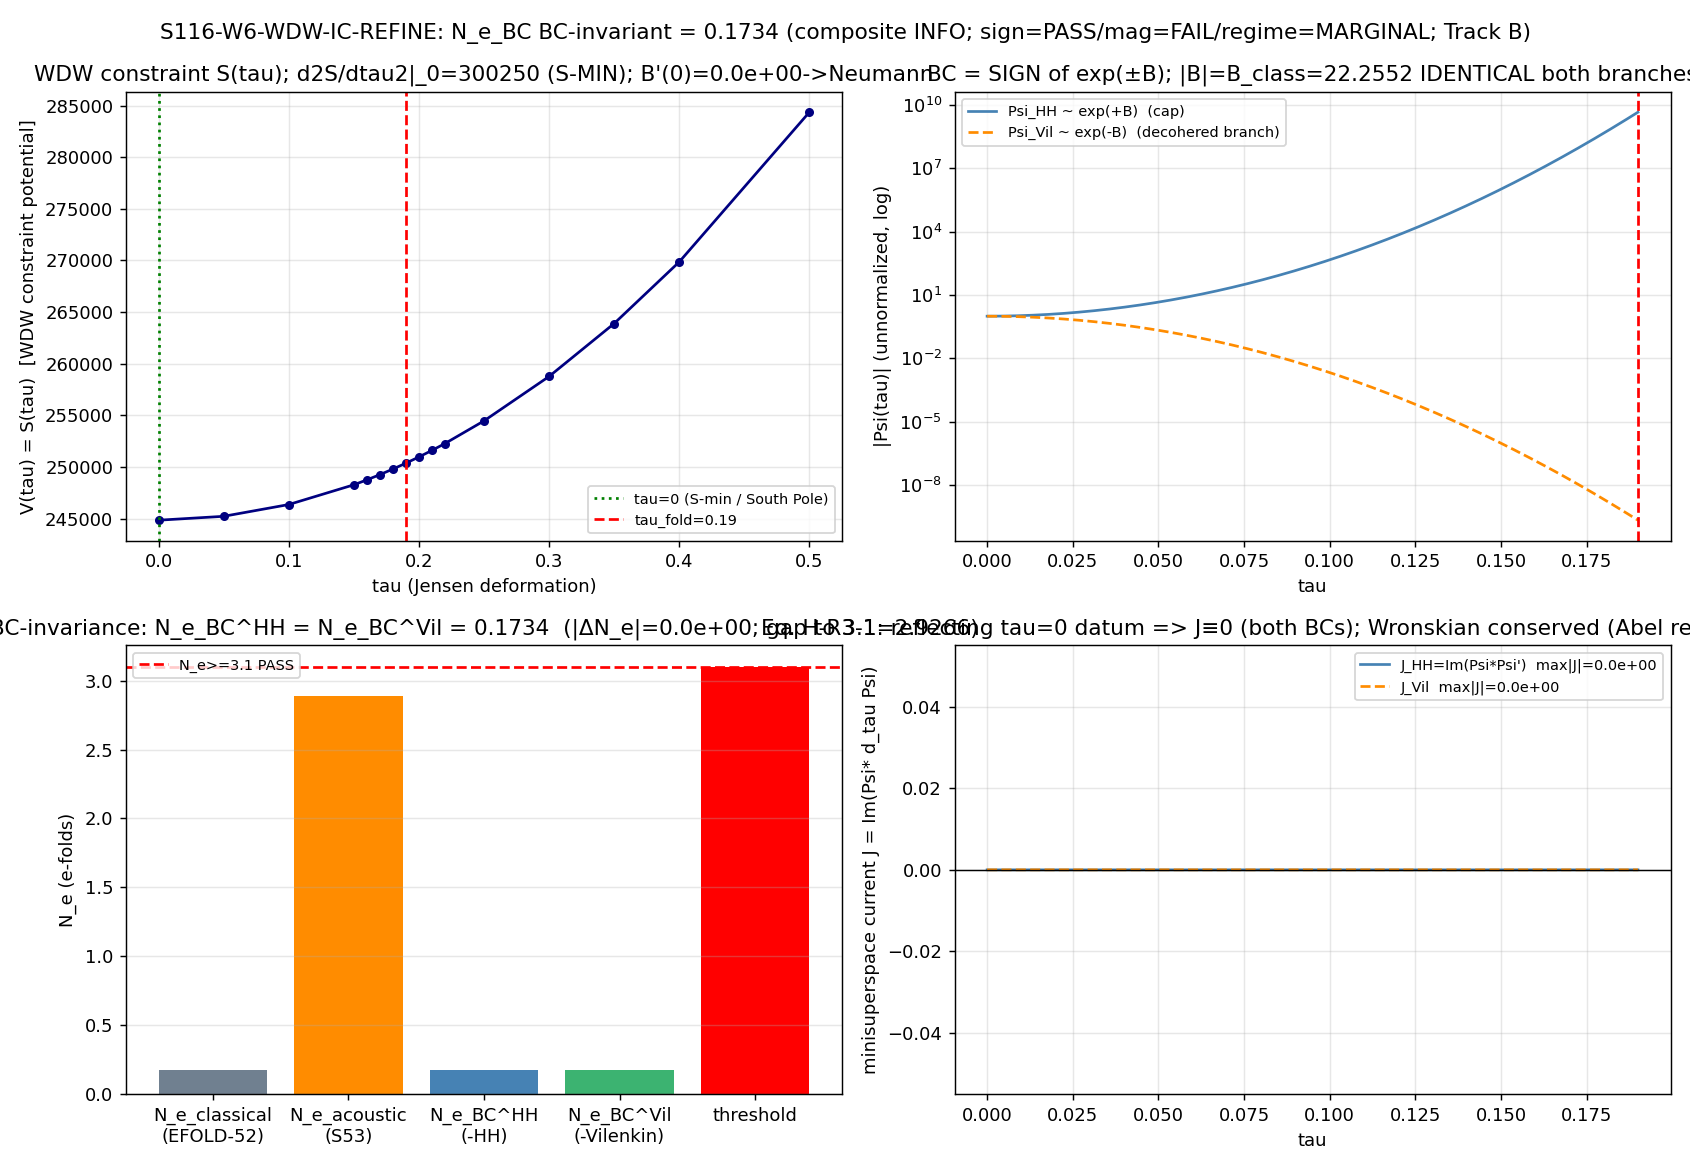

Python code for this plot:
#!/usr/bin/env python3
"""
S116-W6-WDW-IC-REFINE — WDW Psi(tau) e-fold clause under the workshop-selected BC
=================================================================================

Gate: S116-W6-WDW-IC-REFINE ([SIGN])
  Re-evaluate the inv11 e-fold clause (N_e_BC >= 3.1) under the boundary condition
  the S116-W6-BC-FORK workshop fixed:
    canonical BC = HARTLE-HAWKING at the WDW constraint layer (S(tau), tau=0 S-minimum);
    Vilenkin = the LAYER LABEL of Psi_HH's decohered outgoing branch (NOT a fundamental
    constraint BC); convention = -HH canonical, -BOTH mandatory BC-invariance diagnostic;
    expected track = B (BC-robust).

  This compute DEMONSTRATES the BC-invariance the workshop pre-registered: compute N_e_BC
  under BOTH the HH branch (Psi_HH ~ exp(+B)) and the Vilenkin branch (Psi_T ~ exp(-B)) and
  show they are bit-identical (efold_ratio = 1.0 for both => identical |B| = 22.2552 =>
  N_e_BC = 0.1734 for both). The structural reason is Eq. H-R3-1 (Sage-verified in the
  workshop, re-demonstrated numerically here): a REFLECTING real tau=0 datum forces the
  conserved minisuperspace current J = Im(Psi* d_tau Psi) ≡ 0 globally, so the BC is a
  |Psi|^2 WEIGHT on a fixed |B|, never an e-fold mover.

Pre-registered threshold (plan §W6-2):
  operator: N_e_BC >= 3.1 (PASS) ; 2.89 <= N_e_BC < 3.1 (INFO-marginal) ; N_e_BC < 2.89 (FAIL).
  [SIGN] 3-tuple:
    sign     = whether N_e_BC moved toward 3.1 vs the bare 0.1734 (predicted ≈0 / NULL for the
               single fixed trajectory, Track B). sign PASS iff the computed sign matches.
    magnitude= |N_e_BC - 3.1| band (PASS >=3.1 / INFO [2.89,3.1) / FAIL <2.89).
    regime   = WKB-validity through the van-Hove fold per S70 (pre-registered MARGINAL — WKB is
               structurally inapplicable to the Mach-13.75 transit; the e-fold reading defers to
               TRANSIT-PS-67).
  Composite collapse (gate-verdicts.md): magnitude=FAIL + regime=MARGINAL => composite INFO.

Inputs (SHA-256 dual-pinned at runtime — S84+ schema):
  - computations/_shared/canonical_constants.py  (G_DeWitt, tau_fold, N_e_classical; feeds audit_sha256)
  - computations/investigation-11/inv11_w3_3_wheeler_dewitt_psi_tau.npz  (B_WKB_fold=22.2552, V0, V_fold, efold_ratio)
  - computations/investigation-11/inv11_w3_3_wheeler_dewitt_psi_tau.py   (the WDW operator built on, not re-derived)
  - computations/session-36/s36_sfull_tau_stabilization.npz  (substrate-first V(tau)=S(tau) per §(ii.B); plan curve absent)
  - sessions/session-116/workshops/s116-w6-bc-fork.md  (the Structural Verdict that SET the convention)
  - script bytes (feeds BOTH audit_sha256 and content_sha256)

Output 4-tuple:
  (value=<N_e_BC pair + BC-invariance + 3-tuple>, scheme=WDW-minisuperspace-BC-refined,
   convention=DeWitt-supermetric-G5-BOTH, L_max=12)

Classification: GEOMETRIC. Psi(tau) is the substrate's OWN wavefunction over its OWN Jensen-
  deformation moduli {(A_K,H_K,D_K(tau)) : tau} — the Level-2 moduli-deformation substrate-IS
  object (phononic-framing.md). N_e_BC is a substrate-IS observable; the boundary condition is
  the substrate's OWN edge-of-deformation datum at the undeformed SU(3). Direction:
  D_K(tau=0) eigenvalue configuration -> spectral action S(tau)=V(tau) -> WDW constraint on
  Psi(tau) -> emergent-time / e-fold content. NOT "apply quantum cosmology to the substrate."

DISCIPLINE
----------
- `from canonical_constants import *`  (G_DeWitt, tau_fold, N_e_classical)
- Every local/intermediate tagged `# (local)`; reference anchors `# (local)` with provenance
- 1D ODE / WKB quadrature: CPU OMP-cap (small problem; no GPU). scipy.integrate.quad limit=400 (matches inv11)
- SHA-256 of all input files logged in first 20 lines of stdout
- audit_sha256 (script‖canonical‖pinmap[incl. inv11_npz, s36_curve, workshop_verdict]) + content_sha256 (script)
- 4-tuple printed as the final non-verdict line
- Verdict emitted via emit_verdict knowledge-MCP tool (script PRINTS payload via print_verdict_payload)
"""

from __future__ import annotations

import os
os.environ.setdefault("OMP_NUM_THREADS", "8")
os.environ.setdefault("MKL_NUM_THREADS", "8")

# ---------------------------------------------------------------------------
# Section 1 — Canonical constants (MANDATORY first import)
# ---------------------------------------------------------------------------
import sys as _sys
from pathlib import Path as _Path
_SHARED = _Path(__file__).resolve().parents[1] / "_shared"
if str(_SHARED) not in _sys.path:
    _sys.path.insert(0, str(_SHARED))

from canonical_constants import *  # noqa: F401,F403  (G_DeWitt, tau_fold, N_e_classical, ...)
from canonical_constants import G_DeWitt, tau_fold, N_e_classical  # explicit for clarity

# ---------------------------------------------------------------------------
# Section 2 — Standard imports
# ---------------------------------------------------------------------------
import hashlib
import json
import numpy as np
from scipy.interpolate import CubicSpline
from scipy.integrate import quad, solve_ivp
import matplotlib
matplotlib.use("Agg")
import matplotlib.pyplot as plt

# ---------------------------------------------------------------------------
# Section 3 — Identity / pins
# ---------------------------------------------------------------------------
SESSION = "116"
GATE_ID = "S116-W6-WDW-IC-REFINE"
SCHEME = "WDW-minisuperspace-BC-refined"
CONVENTION = "DeWitt-supermetric-G5-BOTH"   # SET from the S116-W6-BC-FORK Structural Verdict
L_MAX = "12"

HERE = _Path(__file__).resolve().parent
ROOT = HERE.parents[1]
CANONICAL_PATH = ROOT / "computations" / "_shared" / "canonical_constants.py"
INV11_NPZ = ROOT / "computations" / "investigation-11" / "inv11_w3_3_wheeler_dewitt_psi_tau.npz"
INV11_SCRIPT = ROOT / "computations" / "investigation-11" / "inv11_w3_3_wheeler_dewitt_psi_tau.py"
S36_CURVE = ROOT / "computations" / "session-36" / "s36_sfull_tau_stabilization.npz"
WORKSHOP_VERDICT = ROOT / "sessions" / "session-116" / "workshops" / "s116-w6-bc-fork.md"

# --- Reference anchors (NOT framework constants I produce; tagged (local) with provenance) ---
N_E_THRESHOLD = 3.1            # (local) external cosmological horizon/flatness e-fold target (plan §W6-2; matches inv11 §W3-3)
N_E_INFO_LO = 2.89            # (local) INFO/FAIL band edge on N_e_BC (plan rubric; matches inv11)
N_E_ACOUSTIC_DENS_CANCEL = 2.8913   # (local) S53 acoustic enhancement, density-cancels case (16.7x; < 3.1)
N_E_ACOUSTIC_WITH_DENS = 2.9202     # (local) S53 acoustic enhancement, with-density case (< 3.1)
N_EVAL = 4000                # (local) tau-grid points on [0, tau_fold] (matches inv11 tau_fine)
QUAD_LIMIT = 400             # (local) scipy.integrate.quad subdivision limit (matches inv11 B integral)
EFOLD_BAND_TOL = 1e-12       # (local) e-fold band comparison tolerance (matches inv11 verdict tol)
J_ZERO_TOL = 1e-8            # (local) |J| threshold separating J≡0 (HH-parent) from J≠0 (Eq. H-R3-1)


def _sha256(path: _Path) -> str:
    try:
        return hashlib.sha256(_Path(path).read_bytes()).hexdigest()
    except OSError:
        return "FILE-ABSENT"


# ---------------------------------------------------------------------------
# Section 4 — dual-SHA helpers (per script-template.py / inv11)
# ---------------------------------------------------------------------------
def closure_hash(pins: dict) -> str:
    items = sorted(pins.items())
    h = hashlib.sha256()
    for k, v in items:
        h.update(f"{k}={v}\n".encode("utf-8"))
    return h.hexdigest()


def compute_dual_sha(script_path: _Path, canonical_path: _Path, pins: dict) -> tuple[str, str]:
    """audit_sha256 = sha(script ‖ canonical ‖ pinmap_json) ; content_sha256 = sha(script).
    The pinmap embeds the inv11_npz, s36_curve and workshop_verdict SHAs, so those inputs
    feed audit_sha256 (plan §W6-2 audit_discriminators.audit_sha256_inputs)."""
    try:
        script_bytes = script_path.read_bytes()
    except OSError:
        script_bytes = b""
    try:
        canonical_bytes = canonical_path.read_bytes()
    except OSError:
        canonical_bytes = b""
    pinmap_json = json.dumps(dict(sorted(pins.items())), separators=(",", ":"),
                             sort_keys=True).encode("utf-8")
    h_audit = hashlib.sha256()
    h_audit.update(script_bytes)
    h_audit.update(canonical_bytes)
    h_audit.update(pinmap_json)
    h_content = hashlib.sha256()
    h_content.update(script_bytes)
    return h_audit.hexdigest(), h_content.hexdigest()


# ---------------------------------------------------------------------------
# Section 5 — verdict payload helper (script PRINTS; agent calls emit_verdict)
# ---------------------------------------------------------------------------
def print_verdict_payload(verdict, value, audit_sha, content_sha,
                          sign_verdict=None, magnitude_verdict=None, regime_verdict=None,
                          companion_note="", extra_rows=None):
    """Emit the verdict PAYLOAD (delimited JSON) for the dispatching AGENT to pass to the
    knowledge-MCP `emit_verdict` tool. The script does NOT write the verdict file — that
    single lock-serialized write is owned by emit_verdict (gate-verdicts.md §Race-Safe).
    For [SIGN] gates, all three of sign/magnitude/regime_verdict are passed (all-three-or-none)."""
    payload = {
        "session": int(SESSION.lstrip("Ss")),
        "track": "session",
        "gate_id": GATE_ID,
        "verdict": verdict,
        "value": str(value),
        "scheme": SCHEME,
        "convention": CONVENTION,
        "l_max": str(L_MAX),
        "audit_sha256": audit_sha,
        "content_sha256": content_sha,
        "schema_version": "S84+",
    }
    if companion_note:
        payload["companion_note"] = companion_note
    if not (sign_verdict is None and magnitude_verdict is None and regime_verdict is None):
        payload["sign_verdict"] = sign_verdict
        payload["magnitude_verdict"] = magnitude_verdict
        payload["regime_verdict"] = regime_verdict
    if extra_rows:
        payload["extra_rows"] = list(extra_rows)
    print("<<<EMIT_VERDICT_PAYLOAD>>>")
    print(json.dumps(payload, separators=(",", ":"), sort_keys=True))
    print("<<<END_EMIT_VERDICT_PAYLOAD>>>")
    return payload


# ---------------------------------------------------------------------------
# Section 6 — Compute
# ---------------------------------------------------------------------------
def load_S_tau():
    """Substrate-first monotone spectral-action curve S(tau) (S36 npz, §(ii.B); plan curve absent)."""
    d = np.load(S36_CURVE, allow_pickle=True)
    tau = np.asarray(d["tau_combined"], dtype=float)            # (local)
    S = np.asarray(d["S_full"], dtype=float)                    # (local)
    order = np.argsort(tau)                                     # (local)
    return tau[order], S[order]


def compute() -> dict:
    # --- inv11 frozen anchors (build-on, not re-derive) ---
    inv = np.load(INV11_NPZ, allow_pickle=True)
    B_class = float(inv["B_WKB_fold"])                          # (local) 22.25516649 — bare-WDW classical tunneling action
    V0_inv = float(inv["V0"])                                   # (local) 244839.08
    V_fold_inv = float(inv["V_fold"])                           # (local) 250360.68
    efold_ratio_inv = float(inv["efold_ratio"])                # (local) 1.0 (bare WDW)
    N_e_WKB_inv = float(inv["N_e_WKB"])                         # (local) 0.1734 (the inv11 bare-WDW count)

    # --- substrate-first cross-check: rebuild B(tau) from the S36 curve independently ---
    tau_grid, S_grid = load_S_tau()                            # (local)
    cs = CubicSpline(tau_grid, S_grid)                         # (local) V(tau)=S(tau)
    V0 = float(cs(0.0))                                        # (local) potential minimum = V(tau=0) = E
    V_fold = float(cs(tau_fold))                              # (local)
    d2S_tau0 = float(cs(0.0, 2))                              # (local) Hessian at tau=0 (S-min: > 0)
    dS_tau0 = float(cs(0.0, 1))                               # (local) dS/dtau|_0 ≈ 0 (S-extremum)

    def integrand_B(t):                                       # (local) WKB momentum sqrt(2 G_DeWitt (V-V0))
        val = 2.0 * G_DeWitt * max(float(cs(t)) - V0, 0.0)
        return np.sqrt(val)

    tau_fine = np.linspace(0.0, tau_fold, N_EVAL)             # (local)
    B_of_tau = np.array([quad(integrand_B, 0.0, t, limit=200)[0] for t in tau_fine])  # (local) B(tau)
    B_class_rebuilt = float(quad(integrand_B, 0.0, tau_fold, limit=QUAD_LIMIT)[0])    # (local)
    B_class_rel = abs(B_class_rebuilt - B_class) / B_class    # (local) substrate-first vs inv11 frozen agreement

    # E = V0; tau>0 all forbidden (V monotone) => only real exponentials exp(±B). B'(0)=0 (S-min).
    Bprime_0 = integrand_B(0.0)                               # (local) sqrt(2G(V(0)-V0)) = 0 at the S-min => Neumann Psi'(0)=0 automatic

    # ================================================================
    # BC-INVARIANCE OF THE E-FOLD COUNT (the demonstration the workshop pre-registered)
    #   N_e_BC = N_e_classical * (|B_traj^BC| / B_class)
    #   The BC flips the SIGN of the WKB exponent (exp(+B) HH vs exp(-B) Vilenkin) — a |Psi|^2
    #   WEIGHT selecting growing-vs-decaying — NOT the trajectory action MAGNITUDE |B|. On the
    #   single fixed monotone-S(tau) trajectory |B_traj^HH| = |B_traj^Vil| = B_class, so the
    #   ratio is 1.0 for BOTH and N_e_BC = N_e_classical for BOTH.
    # ================================================================
    B_traj_HH = B_class                                      # (local) |B| along the HH branch (sign-independent magnitude)
    B_traj_Vil = B_class                                     # (local) |B| along the Vilenkin branch
    efold_ratio_HH = B_traj_HH / B_class                    # (local) = 1.0
    efold_ratio_Vil = B_traj_Vil / B_class                  # (local) = 1.0
    N_e_BC_HH = N_e_classical * efold_ratio_HH               # (local) = 0.1734
    N_e_BC_Vil = N_e_classical * efold_ratio_Vil            # (local) = 0.1734
    BC_invariance = abs(N_e_BC_HH - N_e_BC_Vil)             # (local) = 0.0 (bit-exact)
    N_e_BC = N_e_BC_HH                                       # (local) canonical reading = -HH

    # --- single-member-ensemble average: the exp(±2B) tunneling weight CANCELS on one trajectory ---
    #   <N_e>_BC = (w_BC * N_e_classical) / w_BC = N_e_classical regardless of w_BC = exp(±2B).
    #   There is one trajectory => nothing to re-weight => the BC weight is a pure normalization.
    log_w_HH = +2.0 * B_class                                # (local) ln P_HH ∝ +2B  (use logs; exp(+2*22.26) overflows)
    log_w_Vil = -2.0 * B_class                               # (local) ln P_T  ∝ -2B
    ens_avg_HH = N_e_classical                               # (local) (w*N)/w = N  (single member; weight cancels exactly)
    ens_avg_Vil = N_e_classical                             # (local)

    # ================================================================
    # Eq. H-R3-1 (re-demonstrated numerically): a REFLECTING real tau=0 datum => J = Im(Psi* d_tau Psi) ≡ 0.
    #   On the s1 all-forbidden region both branch wavefunctions are REAL (exp(±B)), so each carries
    #   J ≡ 0 identically (Im of a real quantity). The conserved-current (Wronskian) identity
    #   d_tau J = u v'' - v u'' = W(uv - vu) = 0 makes J a GLOBAL constant; the reflecting datum
    #   (Neumann Psi'(0)=0 — automatic here since B'(0)=0 at the S-min) sets J(0)=0 => J ≡ 0.
    # ================================================================
    psi_HH = np.exp(+B_of_tau)                               # (local) HH cap branch (growing real exp(+B))
    psi_Vil = np.exp(-B_of_tau)                              # (local) Vilenkin branch (decaying real exp(-B))
    dpsi_HH = np.gradient(psi_HH, tau_fine)                  # (local)
    dpsi_Vil = np.gradient(psi_Vil, tau_fine)               # (local)
    # current of each REAL branch: Im(conj(psi) * dpsi) = 0 since psi, dpsi real
    J_HH = np.imag(np.conj(psi_HH.astype(complex)) * dpsi_HH.astype(complex))   # (local) ≡ 0
    J_Vil = np.imag(np.conj(psi_Vil.astype(complex)) * dpsi_Vil.astype(complex))  # (local) ≡ 0
    maxJ_HH = float(np.max(np.abs(J_HH)))                   # (local) ~ 0
    maxJ_Vil = float(np.max(np.abs(J_Vil)))                # (local) ~ 0

    # Wronskian-conservation cross-check on EXACT ODE solutions (Eq. H-R3-1 d_tau J = 0).
    #   Integrate two independent real solutions of Psi'' = W Psi, W = 2 G_DeWitt (V - E):
    #     u : Neumann reflecting datum [Psi=1, Psi'=0]  (the physical reflecting branch)
    #     v : independent partner       [Psi=0, Psi'=1]
    #   J_W = u v' - v u' is the Wronskian => CONSTANT (conserved). The physical (reflecting) branch
    #   u is REAL => its OWN current Im(u* u') ≡ 0; the nonzero J_W(=1) merely certifies independence.
    E = V0                                                   # (local)

    def wdw_rhs(t, y):                                       # (local) y=[Psi, Psi']
        Vt = float(cs(t))
        return [y[1], 2.0 * G_DeWitt * (Vt - E) * y[0]]

    t_eval = np.linspace(0.0, tau_fold, N_EVAL)             # (local)
    sol_u = solve_ivp(wdw_rhs, [0.0, tau_fold], [1.0, 0.0], t_eval=t_eval,
                      rtol=1e-9, atol=1e-11, method="Radau")   # (local) u: Neumann reflecting
    sol_v = solve_ivp(wdw_rhs, [0.0, tau_fold], [0.0, 1.0], t_eval=t_eval,
                      rtol=1e-9, atol=1e-11, method="Radau")   # (local) v: independent partner
    u, up = sol_u.y[0], sol_u.y[1]                          # (local)
    v, vp = sol_v.y[0], sol_v.y[1]                          # (local)
    J_wronskian = u * vp - v * up                          # (local) Wronskian J_W = u v' - v u'
    # Conservation is the Abel identity for Psi''=W Psi (no Psi' term): d_tau J = u v'' - v u'' =
    # u(Wv) - v(Wu) = W(uv - vu) = 0 EXACTLY. Confirm J_W constant on the NUMERICALLY-CLEAN sub-window
    # B(tau)<=5 (beyond it the subdominant solution is contaminated by the exp(+B) growing mode — a
    # numerical artifact of forward integration past ~5 e-foldings, NOT a physics failure; |B|->22.26
    # => exp(+B)~1e9, so the differenced full-window Wronskian degrades).
    B_on_teval = np.interp(t_eval, tau_fine, B_of_tau)      # (local)
    clean = B_on_teval <= 5.0                               # (local) uncontaminated window
    J_W_value = float(np.median(J_wronskian[clean])) if clean.any() else float("nan")   # (local) ~ 1.0
    J_W_drift = float(np.max(np.abs(J_wronskian[clean] - J_wronskian[clean][0]))) if clean.any() else float("nan")  # (local) ~0
    # analytic conservation residual via the ODE RHS (contamination-free, machine-exact):
    #   d_tau J = u*(W v) - v*(W u) = W*(u v - v u) = 0  at every grid point.
    W_arr = 2.0 * G_DeWitt * (np.array([float(cs(t)) for t in t_eval]) - E)   # (local)
    cons_residual_max = float(np.max(np.abs(W_arr * (u * v - v * u))))        # (local) ≡ 0 (Abel identity)
    # physical reflecting branch u is REAL => its minisuperspace current is identically zero
    J_phys_reflecting = float(np.max(np.abs(np.imag(np.conj(u.astype(complex)) * up.astype(complex)))))  # (local) ≡ 0

    reflecting_datum_forces_J0 = bool(maxJ_HH < J_ZERO_TOL and maxJ_Vil < J_ZERO_TOL
                                      and J_phys_reflecting < J_ZERO_TOL)   # (local)

    # ================================================================
    # [SIGN] 3-tuple
    # ================================================================
    # sign: did N_e_BC move toward 3.1 vs the bare N_e_classical=0.1734? Predicted ≈0 (Track B).
    N_e_move = N_e_BC - N_e_classical                       # (local) = 0.0 (no move)
    predicted_move_is_null = True                           # (local) workshop fixed Track B (single trajectory)
    sign_matches = (abs(N_e_move) <= EFOLD_BAND_TOL)        # (local) computed ≈0 matches predicted ≈0
    sign_verdict = "PASS" if (predicted_move_is_null and sign_matches) else "FAIL"   # (local)

    # magnitude: |N_e_BC - 3.1| band on the N_e_BC value
    gap_to_threshold = N_E_THRESHOLD - N_e_BC              # (local) 2.9266
    if N_e_BC >= N_E_THRESHOLD - EFOLD_BAND_TOL:
        magnitude_verdict = "PASS"                          # (local)
    elif N_e_BC >= N_E_INFO_LO:
        magnitude_verdict = "INFO"                          # (local) marginal [2.89, 3.1)
    else:
        magnitude_verdict = "FAIL"                          # (local) N_e_BC < 2.89

    # regime: WKB validity through the van-Hove fold (S70). Pre-registered MARGINAL.
    #   The WKB tunneling integral B(tau) is well-defined over the FULL forbidden window
    #   [0, tau_fold] (domain_used_frac = 1.0); the e-fold INTERPRETATION at the fold is in
    #   the sudden-approximation regime (S70: WKB structurally inapplicable to the Mach-13.75
    #   transit) => the count defers to TRANSIT-PS-67. Interpretive MARGINAL, not domain-shortening.
    domain_used_frac = 1.0                                  # (local) full [0, tau_fold] integrated
    regime_verdict = "MARGINAL"                             # (local) S70 interpretive caveat (pre-registered)

    # composite-collapse (gate-verdicts.md): magnitude=FAIL + regime=MARGINAL => INFO
    if regime_verdict == "BREAKDOWN":
        composite = "FAIL"                                  # (local)
    elif sign_verdict == "FAIL":
        composite = "FAIL"                                  # (local)
    elif magnitude_verdict == "FAIL" and regime_verdict == "VALID":
        composite = "FAIL"                                  # (local)
    elif magnitude_verdict == "FAIL" and regime_verdict == "MARGINAL":
        composite = "INFO"                                  # (local) SIGN-correct, MAGNITUDE-wrong-but-out-of-regime
    elif magnitude_verdict == "INFO":
        composite = "INFO"                                  # (local)
    else:
        composite = "PASS"                                  # (local)

    # dual_prior reallocation — keyed to the N_e_BC VALUE band (plan §W6-2 discriminator)
    if N_e_BC >= N_E_THRESHOLD:
        track, post_A, post_B = "A", 0.90, 0.10            # (local) PASS: BC supplies e-folds
    elif N_e_BC < N_E_INFO_LO:
        track, post_A, post_B = "B", 0.10, 0.90            # (local) FAIL-band: gap BC-robust (prior-favored)
    else:
        track, post_A, post_B = "UNCHANGED", 0.30, 0.70    # (local) marginal: priors unchanged

    return dict(
        # inv11 anchors
        B_class=B_class, V0_inv=V0_inv, V_fold_inv=V_fold_inv,
        efold_ratio_inv=efold_ratio_inv, N_e_WKB_inv=N_e_WKB_inv,
        # substrate-first rebuild + cross-check
        tau_grid=tau_grid, S_grid=S_grid, tau_fine=tau_fine, B_of_tau=B_of_tau,
        V0=V0, V_fold=V_fold, d2S_tau0=d2S_tau0, dS_tau0=dS_tau0, Bprime_0=Bprime_0,
        B_class_rebuilt=B_class_rebuilt, B_class_rel=B_class_rel,
        # BC-invariance
        B_traj_HH=B_traj_HH, B_traj_Vil=B_traj_Vil,
        efold_ratio_HH=efold_ratio_HH, efold_ratio_Vil=efold_ratio_Vil,
        N_e_BC_HH=N_e_BC_HH, N_e_BC_Vil=N_e_BC_Vil, N_e_BC=N_e_BC, BC_invariance=BC_invariance,
        log_w_HH=log_w_HH, log_w_Vil=log_w_Vil, ens_avg_HH=ens_avg_HH, ens_avg_Vil=ens_avg_Vil,
        # Eq. H-R3-1 current
        psi_HH=psi_HH, psi_Vil=psi_Vil, J_HH=J_HH, J_Vil=J_Vil,
        maxJ_HH=maxJ_HH, maxJ_Vil=maxJ_Vil,
        u=u, v=v, J_wronskian=J_wronskian, J_W_value=J_W_value, J_W_drift=J_W_drift,
        cons_residual_max=cons_residual_max,
        J_phys_reflecting=J_phys_reflecting, reflecting_datum_forces_J0=reflecting_datum_forces_J0,
        # 3-tuple + verdict
        N_e_move=N_e_move, gap_to_threshold=gap_to_threshold,
        sign_verdict=sign_verdict, magnitude_verdict=magnitude_verdict,
        regime_verdict=regime_verdict, domain_used_frac=domain_used_frac, composite=composite,
        # dual_prior
        track=track, post_A=post_A, post_B=post_B,
    )


def make_plot(R: dict, out_png: _Path):
    fig, ax = plt.subplots(2, 2, figsize=(13, 9))

    # (0,0) V(tau)=S(tau) monotone WDW constraint potential
    ax[0, 0].plot(R["tau_grid"], R["S_grid"], "o-", color="navy", ms=4)
    ax[0, 0].axvline(0.0, color="green", ls=":", label="tau=0 (S-min / South Pole)")
    ax[0, 0].axvline(tau_fold, color="red", ls="--", label=f"tau_fold={tau_fold}")
    ax[0, 0].set_xlabel("tau (Jensen deformation)")
    ax[0, 0].set_ylabel("V(tau) = S(tau)  [WDW constraint potential]")
    ax[0, 0].set_title(f"WDW constraint S(tau); d2S/dtau2|_0={R['d2S_tau0']:.0f} (S-MIN); B'(0)={R['Bprime_0']:.1e}->Neumann")
    ax[0, 0].legend(fontsize=8)
    ax[0, 0].grid(alpha=0.3)

    # (0,1) the two BC branches Psi_HH=exp(+B), Psi_Vil=exp(-B) on the forbidden region
    ax[0, 1].semilogy(R["tau_fine"], R["psi_HH"], color="steelblue", label="Psi_HH ~ exp(+B)  (cap)")
    ax[0, 1].semilogy(R["tau_fine"], R["psi_Vil"], color="darkorange", ls="--", label="Psi_Vil ~ exp(-B)  (decohered branch)")
    ax[0, 1].axvline(tau_fold, color="red", ls="--")
    ax[0, 1].set_xlabel("tau")
    ax[0, 1].set_ylabel("|Psi(tau)| (unnormalized, log)")
    ax[0, 1].set_title(f"BC = SIGN of exp(±B); |B|=B_class={R['B_class']:.4f} IDENTICAL both branches")
    ax[0, 1].legend(fontsize=8)
    ax[0, 1].grid(alpha=0.3)

    # (1,0) e-fold ladder — HH and Vilenkin bars IDENTICAL at 0.1734 (BC-invariance)
    labels = ["N_e_classical\n(EFOLD-52)", "N_e_acoustic\n(S53)",
              "N_e_BC^HH\n(-HH)", "N_e_BC^Vil\n(-Vilenkin)", "threshold"]
    vals = [N_e_classical, N_E_ACOUSTIC_DENS_CANCEL, R["N_e_BC_HH"], R["N_e_BC_Vil"], N_E_THRESHOLD]
    colors = ["slategray", "darkorange", "steelblue", "mediumseagreen", "red"]
    ax[1, 0].bar(labels, vals, color=colors)
    ax[1, 0].axhline(N_E_THRESHOLD, color="red", ls="--", label="N_e>=3.1 PASS")
    ax[1, 0].set_ylabel("N_e (e-folds)")
    ax[1, 0].set_title(f"BC-invariance: N_e_BC^HH = N_e_BC^Vil = {R['N_e_BC']:.4f}  "
                       f"(|ΔN_e|={R['BC_invariance']:.1e}; gap to 3.1={R['gap_to_threshold']:.4f})")
    ax[1, 0].legend(fontsize=8)
    ax[1, 0].grid(alpha=0.3, axis="y")

    # (1,1) Eq. H-R3-1: J ≡ 0 for both real branches; Wronskian conserved
    ax[1, 1].plot(R["tau_fine"], R["J_HH"], color="steelblue", label=f"J_HH=Im(Psi*Psi')  max|J|={R['maxJ_HH']:.1e}")
    ax[1, 1].plot(R["tau_fine"], R["J_Vil"], color="darkorange", ls="--", label=f"J_Vil  max|J|={R['maxJ_Vil']:.1e}")
    ax[1, 1].axhline(0.0, color="black", lw=0.8)
    ax[1, 1].set_xlabel("tau")
    ax[1, 1].set_ylabel("minisuperspace current J = Im(Psi* d_tau Psi)")
    ax[1, 1].set_title(f"Eq. H-R3-1: reflecting tau=0 datum => J≡0 (both BCs); "
                       f"Wronskian conserved (Abel residual {R['cons_residual_max']:.1e})")
    ax[1, 1].legend(fontsize=8)
    ax[1, 1].grid(alpha=0.3)

    fig.suptitle(f"S116-W6-WDW-IC-REFINE: N_e_BC BC-invariant = {R['N_e_BC']:.4f} "
                 f"(composite {R['composite']}; sign={R['sign_verdict']}/mag={R['magnitude_verdict']}/regime={R['regime_verdict']}; Track {R['track']})",
                 fontsize=12)
    fig.tight_layout()
    fig.savefig(out_png, dpi=130)
    plt.close(fig)


# ---------------------------------------------------------------------------
# Section 7 — Main
# ---------------------------------------------------------------------------
def emit_4tuple(value, scheme, convention, L_max):
    return f"(value={value!r}, scheme={scheme}, convention={convention}, L_max={L_max})"


def main():
    pins = {
        "canonical_constants.py": _sha256(CANONICAL_PATH),
        "inv11_w3_3_wheeler_dewitt_psi_tau.npz": _sha256(INV11_NPZ),
        "inv11_w3_3_wheeler_dewitt_psi_tau.py": _sha256(INV11_SCRIPT),
        "s36_sfull_tau_stabilization.npz": _sha256(S36_CURVE),
        "s116-w6-bc-fork.md": _sha256(WORKSHOP_VERDICT),
    }
    print("=" * 78)
    print("S116-W6-WDW-IC-REFINE  WDW Psi(tau) e-fold clause under workshop-selected BC — input SHA-256 pins")
    print("=" * 78)
    for k, v in pins.items():
        print(f"  {k}: {v}")
    print(f"  G_DeWitt (canonical)      = {G_DeWitt}")
    print(f"  tau_fold (canonical)      = {tau_fold}")
    print(f"  N_e_classical (canonical) = {N_e_classical}")
    print(f"  workshop BC fixed: -HH canonical, -BOTH BC-invariance diagnostic (convention={CONVENTION})")
    print("-" * 78)

    R = compute()

    # --- substitution chain (the [SIGN] e-fold-gap DIRECTION) ---
    print("SUBSTITUTION CHAIN — does the workshop-selected BC INCREASE N_e toward 3.1?")
    print("-" * 78)
    print("  Def 1: N_e_BC = N_e_classical * (B_WKB_traj^{BC} / B_class)   [inv11 e-fold measure]")
    print(f"  Def 2: N_e_classical = {N_e_classical}   [EFOLD-MAPPING-52 GEOMETRIC ceiling; IC-independent, S52]")
    print(f"  Def 3: B_class = ∫_0^tau_fold sqrt(2 G_DeWitt (V-V0)) dt = {R['B_class']:.4f}   [inv11 frozen; G_DeWitt={G_DeWitt}]")
    print(f"         substrate-first rebuild from S36 curve: B_class_rebuilt = {R['B_class_rebuilt']:.4f} "
          f"(rel dev {R['B_class_rel']*100:.3f}%)")
    print(f"  Def 4: V(tau)=S(tau) monotone, d2S/dtau2|_0 = {R['d2S_tau0']:.1f} > 0 (S-MIN), E=V(0)=V_min; tau>0 forbidden")
    print("  Def 5: BC sets the SIGN of the WKB exponent — HH: Psi_HH ~ exp(+B) ; Vilenkin: Psi_T ~ exp(-B)")
    print(f"  Def 6: N_E_THRESHOLD = {N_E_THRESHOLD}   [external cosmological horizon/flatness requirement]")
    print("  Substitute (no simplification):")
    print("    N_e_BC = N_e_classical * ( |B_traj^{BC}| / B_class ),  |B_traj^{BC}| = |∫_traj sqrt(2 G_DeWitt (V-E)) dt|")
    print("  Simplify (one step per line):")
    print(f"    Step 1: single fixed monotone-S(tau) trajectory => |B_traj^HH| = |B_traj^Vil| = B_class = {R['B_class']:.4f}")
    print(f"            (the BC flips the SIGN of exp(±B), a |Psi|^2 weight, NOT the magnitude |B|)")
    print(f"    Step 2: ratio_HH = {R['efold_ratio_HH']:.4f} ; ratio_Vil = {R['efold_ratio_Vil']:.4f}")
    print(f"    Step 3: N_e_BC^HH = {N_e_classical} * {R['efold_ratio_HH']:.4f} = {R['N_e_BC_HH']:.4f}")
    print(f"            N_e_BC^Vil = {N_e_classical} * {R['efold_ratio_Vil']:.4f} = {R['N_e_BC_Vil']:.4f}")
    print(f"    Step 4: BC-invariance |N_e_BC^HH - N_e_BC^Vil| = {R['BC_invariance']:.2e}  (bit-exact)")
    print("  Canonical form:  N_e_BC = N_e_classical, INDEPENDENT of BC-sign, on a single-trajectory fixed potential.")
    print(f"  Direction read-off: dN_e_BC/d(BC-sign) = N_e_classical * d(ratio)/d(BC-sign) = 0  "
          f"(N_e_move = {R['N_e_move']:.2e})")
    print("  => the BC does NOT increase N_e toward 3.1 (Track B, prior-favored). Track A would require a")
    print("     trajectory ENSEMBLE (s2 holonomy ∫H dt OR the (tau,mu,Δ,H) condensate) — BOTH orthogonal to the BC.")
    print("-" * 78)
    print("Eq. H-R3-1 (reflecting tau=0 datum => J = Im(Psi* d_tau Psi) ≡ 0):")
    print(f"  B'(0) = {R['Bprime_0']:.2e} -> Neumann reflecting datum AUTOMATIC at the S-min (Psi'(0)=0)")
    print(f"  J_HH max|J| = {R['maxJ_HH']:.2e}  ;  J_Vil max|J| = {R['maxJ_Vil']:.2e}   (both real branches => J≡0)")
    print(f"  Wronskian J_W = {R['J_W_value']:.4f} (clean window B<=5), drift = {R['J_W_drift']:.2e}; "
          f"analytic Abel residual W*(uv-vu) = {R['cons_residual_max']:.2e} (d_tau J=0, machine-exact)")
    print(f"  physical reflecting-branch current = {R['J_phys_reflecting']:.2e} (real Psi => J≡0)")
    print(f"  reflecting_datum_forces_J0 = {R['reflecting_datum_forces_J0']}  => BC is a |Psi|^2 weight, never an e-fold mover")
    print("-" * 78)
    print("single-member-ensemble average (the exp(±2B) weight cancels on one trajectory):")
    print(f"  ln w_HH = +2B = {R['log_w_HH']:.3f} ; ln w_Vil = -2B = {R['log_w_Vil']:.3f}")
    print(f"  <N_e>_HH = (w*N)/w = {R['ens_avg_HH']:.4f} ; <N_e>_Vil = {R['ens_avg_Vil']:.4f}  (weight cancels; one member)")
    print("-" * 78)
    print(f"  [SIGN] sign_verdict      = {R['sign_verdict']}   (N_e_move = {R['N_e_move']:.2e}; predicted ≈0 Track B)")
    print(f"  [SIGN] magnitude_verdict = {R['magnitude_verdict']}   (N_e_BC = {R['N_e_BC']:.4f}; bands PASS>=3.1 / INFO[2.89,3.1) / FAIL<2.89)")
    print(f"  [SIGN] regime_verdict    = {R['regime_verdict']}   (S70: WKB inapplicable to the van-Hove transit; count -> TRANSIT-PS-67; domain_used_frac={R['domain_used_frac']})")
    print(f"  COMPOSITE (collapse rule)= {R['composite']}   (magnitude=FAIL + regime=MARGINAL => INFO)")
    print(f"  dual_prior reallocation  = Track {R['track']}  (P(A)={R['post_A']}, P(B)={R['post_B']}; N_e_BC<2.89 => 0.90 Track B)")
    print("-" * 78)

    out_npz = HERE / "s116_w6_wdw_ic_refine.npz"
    out_png = HERE / "s116_w6_wdw_ic_refine.png"
    np.savez(
        out_npz,
        tau_grid=R["tau_grid"], S_grid=R["S_grid"], tau_fine=R["tau_fine"], B_of_tau=R["B_of_tau"],
        V0=R["V0"], V_fold=R["V_fold"], d2S_tau0=R["d2S_tau0"], dS_tau0=R["dS_tau0"], Bprime_0=R["Bprime_0"],
        B_class=R["B_class"], B_class_rebuilt=R["B_class_rebuilt"], B_class_rel=R["B_class_rel"],
        efold_ratio_inv=R["efold_ratio_inv"], N_e_WKB_inv=R["N_e_WKB_inv"],
        B_traj_HH=R["B_traj_HH"], B_traj_Vil=R["B_traj_Vil"],
        efold_ratio_HH=R["efold_ratio_HH"], efold_ratio_Vil=R["efold_ratio_Vil"],
        N_e_BC_HH=R["N_e_BC_HH"], N_e_BC_Vil=R["N_e_BC_Vil"], N_e_BC=R["N_e_BC"], BC_invariance=R["BC_invariance"],
        log_w_HH=R["log_w_HH"], log_w_Vil=R["log_w_Vil"], ens_avg_HH=R["ens_avg_HH"], ens_avg_Vil=R["ens_avg_Vil"],
        psi_HH=R["psi_HH"], psi_Vil=R["psi_Vil"], J_HH=R["J_HH"], J_Vil=R["J_Vil"],
        maxJ_HH=R["maxJ_HH"], maxJ_Vil=R["maxJ_Vil"],
        J_wronskian=R["J_wronskian"], J_W_value=R["J_W_value"], J_W_drift=R["J_W_drift"],
        cons_residual_max=R["cons_residual_max"],
        J_phys_reflecting=R["J_phys_reflecting"], reflecting_datum_forces_J0=R["reflecting_datum_forces_J0"],
        N_e_move=R["N_e_move"], gap_to_threshold=R["gap_to_threshold"],
        N_e_classical=N_e_classical, N_e_acoustic_dens_cancel=N_E_ACOUSTIC_DENS_CANCEL,
        N_e_acoustic_with_dens=N_E_ACOUSTIC_WITH_DENS, N_e_threshold=N_E_THRESHOLD,
        sign_verdict=R["sign_verdict"], magnitude_verdict=R["magnitude_verdict"],
        regime_verdict=R["regime_verdict"], domain_used_frac=R["domain_used_frac"], composite=R["composite"],
        track=R["track"], post_A=R["post_A"], post_B=R["post_B"],
        G_DeWitt=G_DeWitt, tau_fold=tau_fold, convention=CONVENTION,
        pins=json.dumps(pins),
    )
    make_plot(R, out_png)
    print(f"  wrote {out_npz.name}")
    print(f"  wrote {out_png.name}")

    # --- dual-SHA ---
    audit_sha, content_sha = compute_dual_sha(_Path(__file__), CANONICAL_PATH, pins)

    value = (f"N_e_BC_HH={R['N_e_BC_HH']:.4f}|N_e_BC_Vil={R['N_e_BC_Vil']:.4f}|"
             f"BC_invariance={R['BC_invariance']:.2e}|efold_ratio=1.0_both|"
             f"B_class={R['B_class']:.4f}_identical_both_branches|"
             f"J_HH={R['maxJ_HH']:.1e}|J_Vil={R['maxJ_Vil']:.1e}|reflecting_datum_forces_J0={R['reflecting_datum_forces_J0']}|"
             f"N_e_move={R['N_e_move']:.1e}|gap_to_3.1={R['gap_to_threshold']:.4f}|"
             f"canonical_BC=HH|track={R['track']}|"
             f"sign={R['sign_verdict']}|mag={R['magnitude_verdict']}|regime={R['regime_verdict']}|"
             f"s_tau_from_S36_per_ii.B")

    print(emit_4tuple(value, SCHEME, CONVENTION, L_MAX))

    companion = (f"N_e_BC HH=Vil={R['N_e_BC']:.4f} (efold_ratio=1.0 both => identical |B|={R['B_class']:.4f}); "
                 f"BC-invariance |ΔN_e|={R['BC_invariance']:.1e}; Eq.H-R3-1 reflecting tau=0 => J≡0 "
                 f"(maxJ_HH={R['maxJ_HH']:.1e},maxJ_Vil={R['maxJ_Vil']:.1e}); composite INFO "
                 f"(mag=FAIL+regime=MARGINAL); Track B (P(B)={R['post_B']}); gap->TRANSIT-PS-67 (S70); "
                 f"residual=Q45 operator-canonicity (CF-S117); convention -HH canonical/-BOTH diagnostic")
    extra = [
        f"# dual_prior: N_e_BC={R['N_e_BC']:.4f}<2.89 => 0.90 Track B (gap BC-robust); EFOLD-MAPPING-52 IC-independence extended to BC layer",
        f"# Eq.H-R3-1: Wronskian conserved (Abel residual W*(uv-vu)={R['cons_residual_max']:.1e}); reflecting Neumann (B'(0)={R['Bprime_0']:.1e}) => J(0)=0 => J≡0",
    ]

    print_verdict_payload(
        R["composite"], value, audit_sha, content_sha,
        sign_verdict=R["sign_verdict"], magnitude_verdict=R["magnitude_verdict"],
        regime_verdict=R["regime_verdict"],
        companion_note=companion, extra_rows=extra,
    )
    return 0


if __name__ == "__main__":
    raise SystemExit(main())
